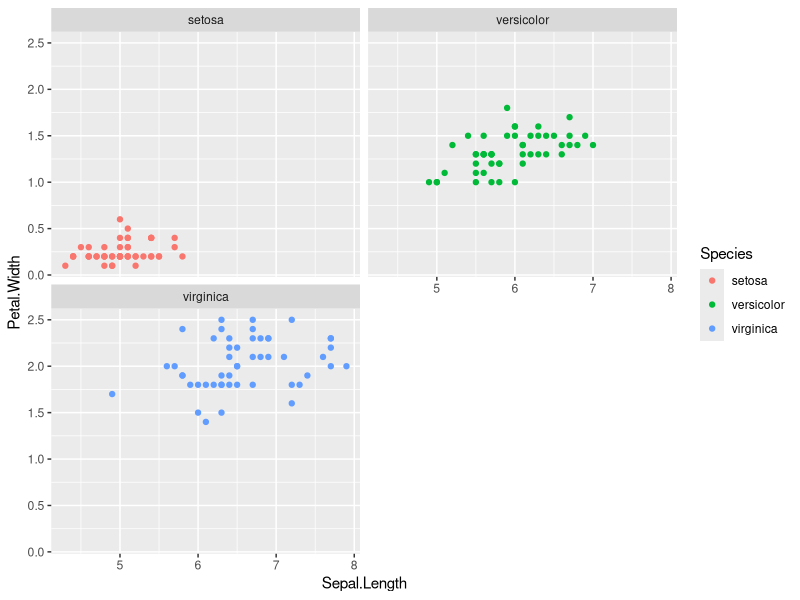
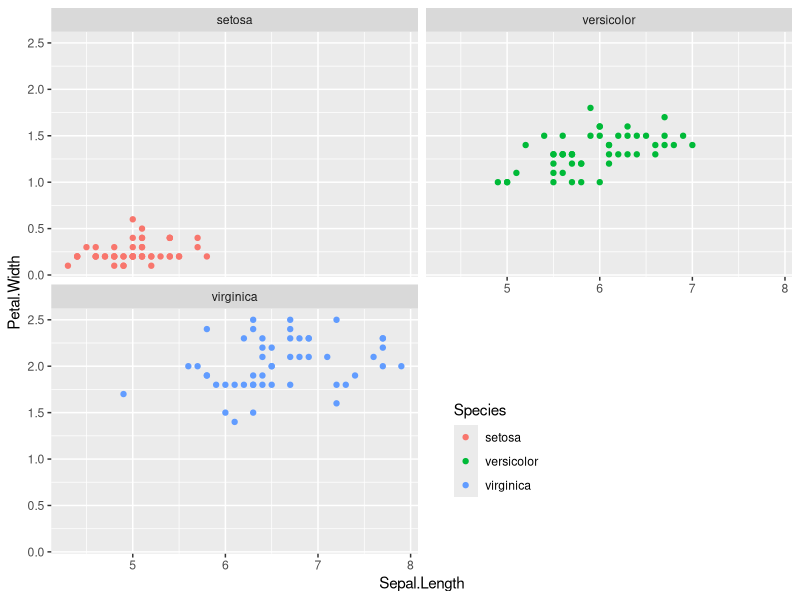
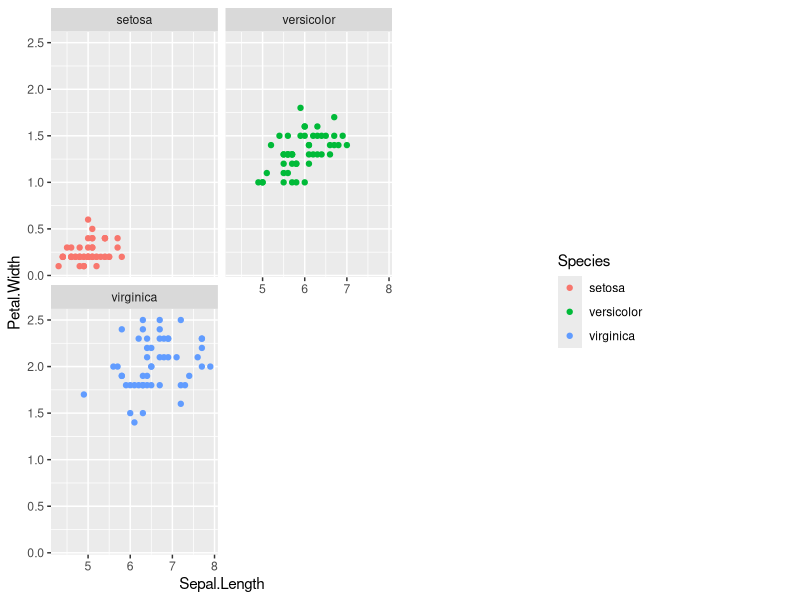
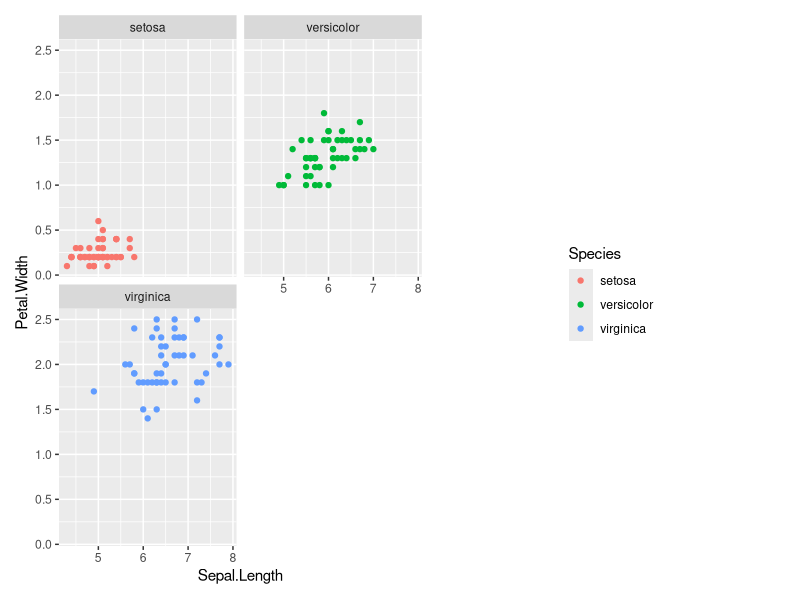
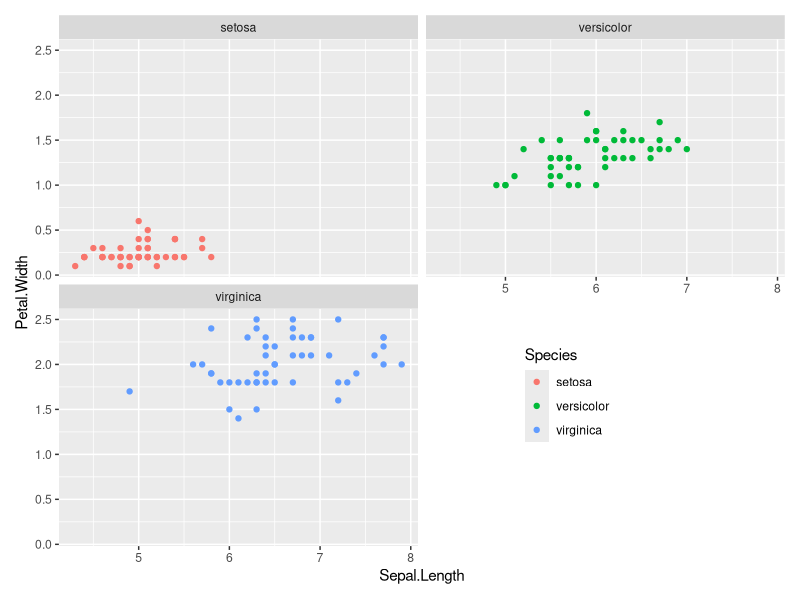

These figures' R source, in order:
## ---- chunk 1
library(ggplot2)
library(patchwork)
## ---- chunk 2
irisplot <- iris |> 
  ggplot(aes(x = Sepal.Length, y = Petal.Width, color = Species)) +
  geom_point() +
  facet_wrap('Species', nrow = 2)

irisplot
## ---- chunk 3
irisplot + theme(legend.position = c(0.6, 0.2))
## ---- chunk 4
irislegend <- ggpubr::get_legend(irisplot)
## ---- chunk 5
ggpubr::ggarrange(irisplot + theme(legend.position = 'none'), irislegend)
## ---- chunk 6
(irisplot + theme(legend.position = 'none')) + ggpubr::as_ggplot(irislegend)
## ---- chunk 7
(irisplot + theme(legend.position = 'none')) + 
  inset_element(ggpubr::as_ggplot(irislegend), left = 0.6, bottom = 0.2, right = 0.8, top = 0.4)
